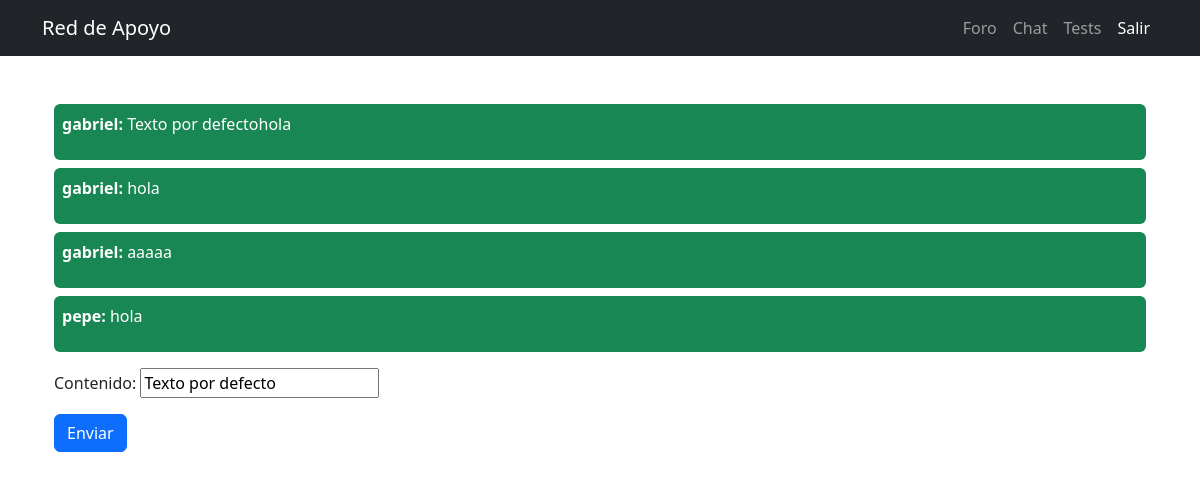
Screenshot of /chat/2/ (signed in) with the database file from the repository.
### chat_app/models.py (models this page shows)
class Chat(models.Model):
    remitente = models.ForeignKey(Usuario, on_delete=models.CASCADE,related_name='ayudas_enviadas')
    receptor = models.ForeignKey(Usuario, on_delete=models.CASCADE,related_name='ayudas_recibidas')
    contenido = models.TextField(default="Texto por defecto")
    publicacion = models.ForeignKey(Publicacion, on_delete=models.CASCADE, null=True, blank=True, related_name="chats")  # Opcional

### usuarios_app/models.py (models this page shows)
class Usuario(AbstractUser):
    ROLES = [
        ('menor', 'Menor afectado por bullying'),
        ('depresion', 'Persona con depresión'),
        ('psicologo', 'Psicólogo / Voluntario'),
        ('admin', 'Administrador'),
    ]
    rol = models.CharField(max_length=20, choices=ROLES, default='menor')
    anonimo = models.BooleanField(default=True)  # Para menores que quieran anonimato
    groups = models.ManyToManyField(Group, related_name="usuarios_groups", blank=True)
    user_permissions = models.ManyToManyField(Permission, related_name="usuarios_permissions", blank=True)

### chat_app/views.py (the view)
# urls.py: path('chat/<int:publicacion_id>/',chat_foro,name='chat_foro' ),
def chat_foro(request, publicacion_id):
    publicacion = get_object_or_404(Publicacion, id=publicacion_id)
    remitente = request.user
    ultimo_psicologo = Chat.objects.filter(publicacion=publicacion, remitente__rol='psicologo').order_by('-id').first()
    if remitente == publicacion.autor:
        receptor = ultimo_psicologo.remitente if ultimo_psicologo else None
    else:
        receptor = publicacion.autor
    if not (remitente == publicacion.autor or remitente.rol == 'psicologo'):
        return redirect('foro')
    mensajes = Chat.objects.filter(publicacion=publicacion)
    if request.method == 'POST':
        form = ChatForm(request.POST)
        if form.is_valid() and receptor:  # Solo guardar si hay receptor válido
            nuevo_mensaje = form.save(commit=False)
            nuevo_mensaje.remitente = remitente
            nuevo_mensaje.receptor = receptor
            nuevo_mensaje.publicacion = publicacion
            nuevo_mensaje.save()
            return redirect('chat_foro', publicacion_id=publicacion.id)
    else:
        form = ChatForm()
    return render(request, "chat.html", {"form": form, "mensajes": mensajes})

### chat_app/forms.py
class ChatForm(forms.ModelForm):
    class Meta:
        model = Chat
        fields=['contenido']
        widgets = {
            'contenido': forms.TextInput
          }

### chat_app/templates/chat.html (shortened to what this page needs)
{% extends "base.html" %}
{% block content %}
<div class="container mt-5">
        {% for mensaje in mensajes %}
        <div class="mb-2 p-2 rounded text-bg-success">
            <p><strong>{{ mensaje.remitente.username }}:</strong> {{ mensaje.contenido }}</p>
        </div>
        {% empty %}
            <p>No hay mensajes aún.</p>
        {% endfor %}
        <form method="POST" class="mt-3">
            {{ form.as_p }}
            <button type="submit" class="btn btn-primary">Enviar</button>
        </form>
    </div>
</div>
{% endblock %}

### rows the page displays
Chat: remitente.username "gabriel", contenido "Texto por defectohola"
Chat: remitente.username "gabriel", contenido "hola"
Chat: remitente.username "gabriel", contenido "aaaaa"
Chat: remitente.username "pepe", contenido "hola"
